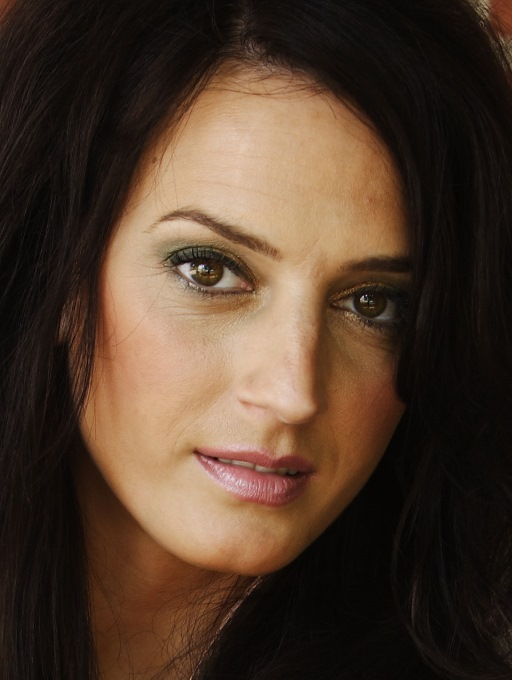
#> input picture test2.png, 512 x 680 px
$ python test.py
#> lines starting #> are read from the running program, lines starting #| are printed output that depends on the picture
import cv2 as cv
import numpy as np
from matplotlib import pyplot as plt
import math

img = cv.imread('test2.png',0)
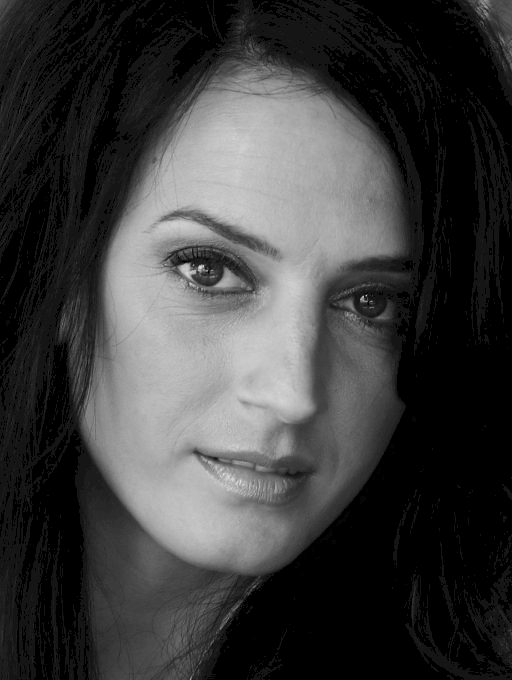
#> img: shape (680, 512); min 0, max 224, mean 60.8
img2 = cv.imread('test2.png')
#> img2 is the input picture: shape (680, 512, 3); mean B, G, R 43.6, 58.7, 78.7

print(img)
#> (printed output is left out)
